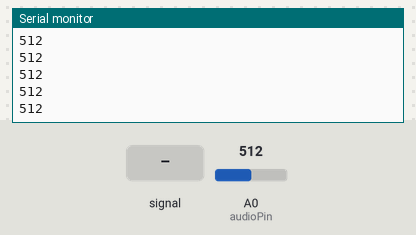
This sketch was run on a simulated Arduino Uno, built with avr-gcc and run on an emulated ATmega328P. Parts: the last lines printed to the serial monitor. The inputs (shaded band) are chosen by the test bench; at power-on: A0 (audioPin) = 512.

Above: at 1.2 s.
1.3 s: A0 (audioPin) fed a 200 Hz sine of ±460 counts around its level
At 1.7 s:
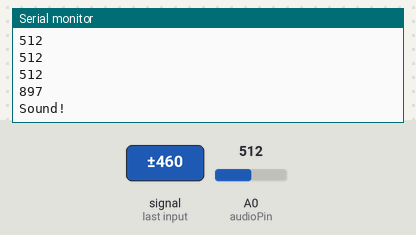
3.4 s: A0 (audioPin) set to 716
At 4.4 s:
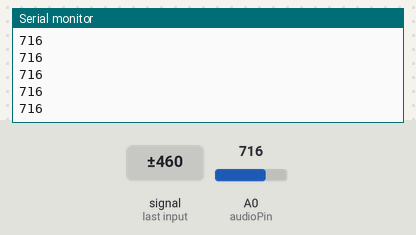
4.9 s: A0 (audioPin) fed a 1000 Hz sine of ±255 counts around its level
At 5.3 s:
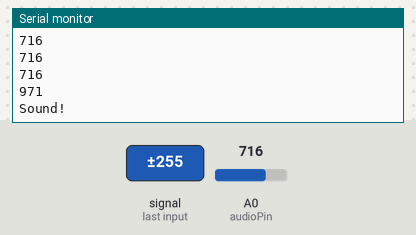
6.4 s: A0 (audioPin) set to 900
At 6.9 s:
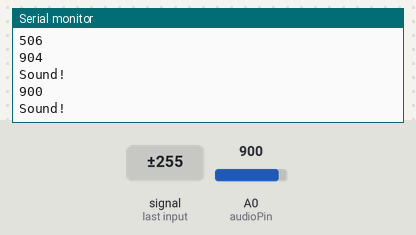
Timing chart, 0 to 8.9 s (numbered marks = the images above; inputs shaded):
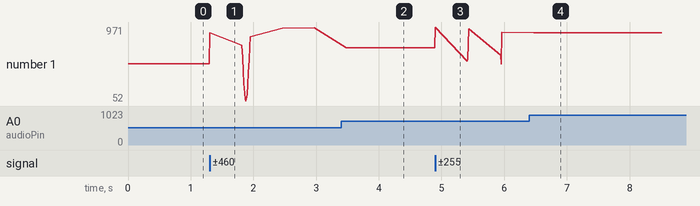

The sketch:

microphone.ino
```cpp
// microphone.ino - print audio volume level to serial. Print "Sound" on loud sound.
// (c) BotBook.com - Karvinen, Karvinen, Valtokari


const int audioPin = A0;
const int sensitivity = 850;

void setup() {
  Serial.begin(115200);
}

void loop() {
  int soundWave = analogRead(audioPin);	// <1>
  Serial.println(soundWave);
  if (soundWave>sensitivity) {	// <2>
    Serial.println("Sound!");
    delay(500);
  }
  delay(10);
}
```

Measured:
- after the input at 1.3 s, the serial monitor: prints a new line at once (image 1)
- after the input at 3.4 s, the serial monitor: prints a new line after 0.08 s (image 2)
- after the input at 4.9 s, the serial monitor: prints a new line at once (image 3)
- after the input at 6.4 s, the serial monitor: prints a new line after 0.07 s (image 4)
- plotted number 1: 512 → 963 after the input at 1.3 s, 963 → 716 after the input at 3.4 s, 716 → 904 after the input at 4.9 s, 904 → 900 after the input at 6.4 s
